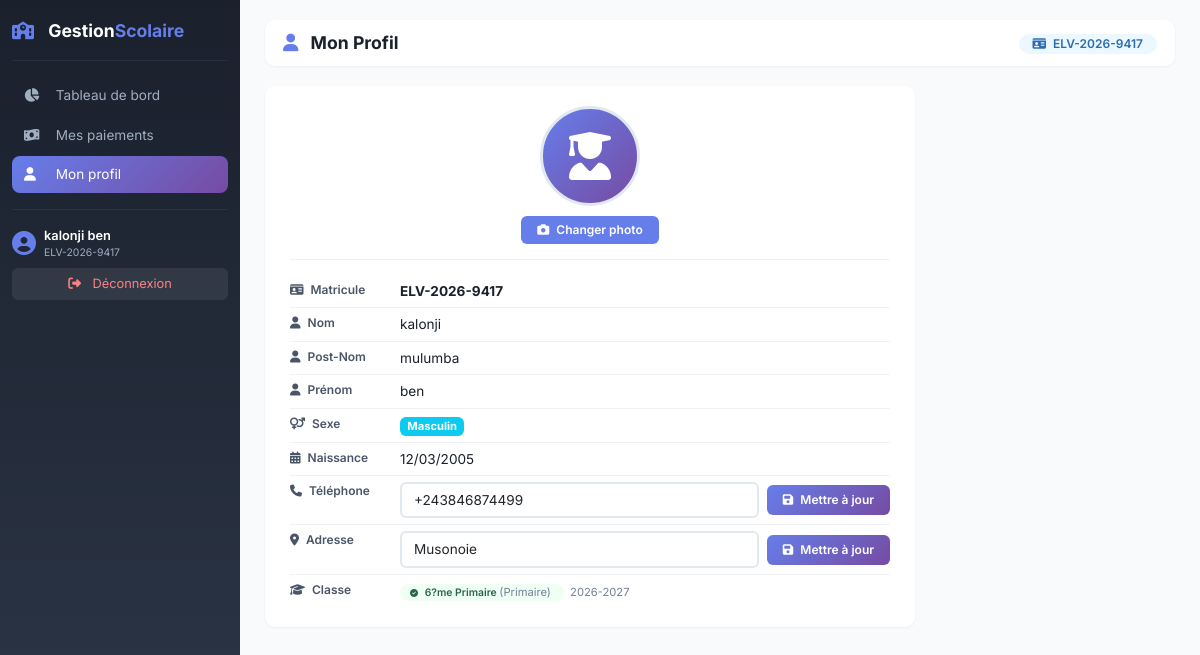
The page /gestion_paiements/uploads/eleves/profil.php (signed in) on the database its author committed.
### tables this page shows
CREATE TABLE `eleves` (
  `idEleve` int(11) NOT NULL,
  `matricule` varchar(30) NOT NULL,
  `nom` varchar(100) NOT NULL,
  `postNom` varchar(100) DEFAULT NULL,
  `prenom` varchar(100) DEFAULT NULL,
  `lieuNaissance` varchar(100) DEFAULT NULL,
  `sexe` enum('M','F') DEFAULT NULL,
  `dateNaissance` date DEFAULT NULL,
  `adresse` varchar(255) DEFAULT NULL,
  `telephone` varchar(20) DEFAULT NULL,
  `nomPere` varchar(100) DEFAULT NULL,
  `nomMere` varchar(100) DEFAULT NULL,
  `motDePasse` varchar(255) DEFAULT NULL,
  `idUtilisateur` int(11) DEFAULT NULL
);

CREATE TABLE `inscriptions` (
  `idInscription` int(11) NOT NULL,
  `idEleve` int(11) NOT NULL,
  `idClasse` int(11) NOT NULL,
  `idAnnee` int(11) NOT NULL,
  `dateInscription` date NOT NULL,
  `statut` enum('Actif','Termin?') DEFAULT 'Actif'
);

CREATE TABLE `classes` (
  `idClasse` int(11) NOT NULL,
  `nomClasse` varchar(50) NOT NULL,
  `idNiveau` int(11) NOT NULL
);

CREATE TABLE `niveaux` (
  `idNiveau` int(11) NOT NULL,
  `nomNiveau` varchar(50) NOT NULL,
  `description` text DEFAULT NULL
);

CREATE TABLE `annees_scolaires` (
  `idAnnee` int(11) NOT NULL,
  `libelle` varchar(20) NOT NULL,
  `annee` varchar(20) DEFAULT NULL,
  `active` tinyint(1) DEFAULT 1
);

### gestion_paiements/uploads/eleves/profil.php (the view, shortened to what this page needs)
<?php
$db = db();
$eleve_id = $_SESSION['eleve_id'];
$stmt = $db->prepare("SELECT * FROM eleves WHERE idEleve = :id");
$stmt->execute(['id' => $eleve_id]);
$eleve = $stmt->fetch();
$stmt = $db->prepare("
    SELECT i.*, c.nomClasse, n.nomNiveau, a.libelle as annee
    FROM inscriptions i
    JOIN classes c ON i.idClasse = c.idClasse
    JOIN niveaux n ON c.idNiveau = n.idNiveau
    JOIN annees_scolaires a ON i.idAnnee = a.idAnnee
    WHERE i.idEleve = :idEleve
    AND i.idAnnee = (SELECT idAnnee FROM annees_scolaires WHERE active = 1)
    LIMIT 1
");
$stmt->execute(['idEleve' => $eleve_id]);
$inscription = $stmt->fetch();
$photoUrl = !empty($eleve['photo']) ? '../uploads/eleves/' . $eleve['photo'] : '';
?>
<!DOCTYPE html>
<html lang="fr">
<head>
    <link href="https://cdn.jsdelivr.net/npm/bootstrap@5.3.0-alpha1/dist/css/bootstrap.min.css" rel="stylesheet">
    <link rel="stylesheet" href="https://cdnjs.cloudflare.com/ajax/libs/font-awesome/6.4.0/css/all.min.css">
</head>
<body>
<div class="sidebar" id="sidebar">
    <div class="logo">
        <i class="fas fa-school"></i>
        Gestion<span>Scolaire</span>
    </div>
    <ul class="menu">
        <li><a href="dashboard.php"><i class="fas fa-chart-pie"></i> Tableau de bord</a></li>
        <li><a href="paiements/historique.php"><i class="fas fa-money-bill-wave"></i> Mes paiements</a></li>
        <li><a href="profil.php" class="active"><i class="fas fa-user"></i> Mon profil</a></li>
    </ul>
    <div class="footer">
        <div class="user">
            <i class="fas fa-user-circle"></i>
            <div>
                <div class="name"><?php echo $_SESSION['eleve_nom'] . ' ' . $_SESSION['eleve_prenom']; ?></div>
                <div class="matricule"><?php echo $_SESSION['eleve_matricule']; ?></div>
            </div>
        </div>
        <a href="../logout.php" class="btn-logout">
            <i class="fas fa-sign-out-alt me-2"></i> Déconnexion
        </a>
    </div>
</div>
<div class="main-content">
    <div class="header">
        <h2><i class="fas fa-user"></i> Mon Profil</h2>
        <div>
            <span class="badge"><i class="fas fa-id-card me-1"></i> <?php echo $_SESSION['eleve_matricule']; ?></span>
        </div>
    </div>
    <div class="profile-card">
        <div class="photo-section">
            <div class="avatar">
                <?php if ($photoUrl && file_exists(__DIR__ . '/../' . $photoUrl)): ?>
                    <img src="<?php echo $photoUrl; ?>" alt="Photo de profil">
                <?php else: ?>
                    <i class="fas fa-user-graduate"></i>
                <?php endif; ?>
            </div>
            <div class="photo-actions">
                <form method="POST" action="" enctype="multipart/form-data" style="display:inline;">
                    <label for="photoInput" class="btn-photo upload" style="cursor:pointer;">
                        <i class="fas fa-camera me-1"></i> Changer photo
                    </label>
                </form>
            </div>
        </div>
        <div class="info-row">
            <div class="info-label"><i class="fas fa-id-card me-1"></i> Matricule</div>
            <div class="info-value"><strong><?php echo htmlspecialchars($eleve['matricule']); ?></strong></div>
        </div>
        <div class="info-row">
            <div class="info-label"><i class="fas fa-user me-1"></i> Nom</div>
            <div class="info-value"><?php echo htmlspecialchars($eleve['nom']); ?></div>
        </div>
        <div class="info-row">
            <div class="info-label"><i class="fas fa-user me-1"></i> Post-Nom</div>
            <div class="info-value"><?php echo htmlspecialchars($eleve['postNom'] ?? '-'); ?></div>
        </div>
        <div class="info-row">
            <div class="info-label"><i class="fas fa-user me-1"></i> Prénom</div>
            <div class="info-value"><?php echo htmlspecialchars($eleve['prenom']); ?></div>
        </div>
        <div class="info-row">
            <div class="info-label"><i class="fas fa-venus-mars me-1"></i> Sexe</div>
            <div class="info-value">
                <?php if ($eleve['sexe'] === 'M'): ?>
                    <span class="badge bg-info" style="font-size:0.7rem;">Masculin</span>
                <?php elseif ($eleve['sexe'] === 'F'): ?>
                    <span class="badge" style="background:#d53f8c; color:white; font-size:0.7rem;">Féminin</span>
                <?php else: ?>
                    <span class="text-muted">-</span>
                <?php endif; ?>
            </div>
        </div>
        <div class="info-row">
            <div class="info-label"><i class="fas fa-calendar-alt me-1"></i> Naissance</div>
            <div class="info-value"><?php echo $eleve['dateNaissance'] ? date('d/m/Y', strtotime($eleve['dateNaissance'])) : '-'; ?></div>
        </div>
        <div class="info-row">
            <div class="info-label"><i class="fas fa-phone me-1"></i> Téléphone</div>
            <div class="info-value">
                <form method="POST" action="" class="form-inline">
                    <input type="tel" class="form-control" name="telephone"
                           value="<?php echo htmlspecialchars($eleve['telephone'] ?? ''); ?>"
                           placeholder="+243 812 345 678">
                    <button type="submit" class="btn-edit"><i class="fas fa-save"></i> Mettre à jour</button>
                </form>
            </div>
        </div>
        <div class="info-row">
            <div class="info-label"><i class="fas fa-map-marker-alt me-1"></i> Adresse</div>
            <div class="info-value">
                <form method="POST" action="" class="form-inline">
                    <input type="text" class="form-control" name="adresse"
                           value="<?php echo htmlspecialchars($eleve['adresse'] ?? ''); ?>"
                           placeholder="Adresse complète">
                    <button type="submit" class="btn-edit"><i class="fas fa-save"></i> Mettre à jour</button>
                </form>
            </div>
        </div>
        <div class="info-row">
            <div class="info-label"><i class="fas fa-graduation-cap me-1"></i> Classe</div>
            <div class="info-value">
                <?php if ($inscription): ?>
                    <span class="badge-statut actif">
                        <i class="fas fa-check-circle me-1" style="font-size:8px;"></i>
                        <?php echo htmlspecialchars($inscription['nomClasse']); ?>
                        <span style="font-weight:400; color:#718096; font-size:0.7rem;">
                            (<?php echo htmlspecialchars($inscription['nomNiveau']); ?>)
                        </span>
                    </span>
                    <span style="font-size:0.7rem; color:#718096; margin-left:6px;">
                        <?php echo htmlspecialchars($inscription['annee']); ?>
                    </span>
                <?php else: ?>
                    <span style="color:#ed8936; font-size:0.8rem;">
                        <i class="fas fa-exclamation-triangle me-1"></i> Non inscrit
                    </span>
                <?php endif; ?>
            </div>
        </div>
    </div>
</div>
</body>
</html>

### gestion_paiements/uploads/eleves/profil.php (style rules this page uses)
* { margin: 0; padding: 0; box-sizing: border-box; }
body { font-family: 'Inter', -apple-system, BlinkMacSystemFont, sans-serif; background: #f8fafc; font-size: 14px; }
.sidebar { width: 240px; min-height: 100vh; background: linear-gradient(180deg, #1a202c 0%, #2d3748 100%); padding: 18px 12px; position: fixed; left: 0; top: 0; bottom: 0; color: white; transition: transform 0.3s ease-in-out; z-index: 1000; overflow-y: auto; }
.sidebar .logo { font-size: 1.1rem; font-weight: 700; padding-bottom: 16px; border-bottom: 1px solid rgba(255,255,255,0.06); margin-bottom: 16px; }
.sidebar .logo i { color: #667eea; margin-right: 10px; }
.sidebar .logo span { color: #667eea; }
.sidebar .menu { list-style: none; padding: 0; }
.sidebar .menu li { margin-bottom: 3px; }
.sidebar .menu li a { color: #a0aec0; text-decoration: none; padding: 8px 12px; border-radius: 8px; display: block; transition: 0.3s; font-size: 0.85rem; }
.sidebar .menu li a.active { background: linear-gradient(135deg, #667eea, #764ba2); color: white; }
.sidebar .menu li a i { width: 18px; margin-right: 10px; }
.sidebar .footer { border-top: 1px solid rgba(255,255,255,0.06); padding-top: 16px; margin-top: 16px; }
.sidebar .footer .user { display: flex; align-items: center; gap: 8px; }
.sidebar .footer .user i { font-size: 1.5rem; color: #667eea; }
.sidebar .footer .user .name { font-size: 0.8rem; font-weight: 600; }
.sidebar .footer .user .matricule { font-size: 0.65rem; color: #a0aec0; }
.sidebar .footer .btn-logout { background: rgba(255,255,255,0.08); color: #fc8181; border: none; border-radius: 6px; padding: 6px 10px; text-decoration: none; display: inline-block; margin-top: 8px; width: 100%; text-align: center; transition: 0.3s; font-size: 0.8rem; }
.main-content { margin-left: 240px; padding: 20px 25px; min-height: 100vh; }
.header { background: white; padding: 12px 18px; border-radius: 10px; box-shadow: 0 1px 3px rgba(0,0,0,0.05); display: flex; justify-content: space-between; align-items: center; margin-bottom: 20px; flex-wrap: wrap; gap: 8px; }
.header h2 { font-size: 1.1rem; font-weight: 700; color: #1a202c; margin: 0; }
.header h2 i { color: #667eea; margin-right: 8px; }
.header .badge { background: #ebf8ff; color: #2b6cb0; padding: 4px 14px; border-radius: 20px; font-size: 0.75rem; font-weight: 600; }
.profile-card { background: white; border-radius: 10px; box-shadow: 0 1px 3px rgba(0,0,0,0.05); padding: 20px 25px; max-width: 650px; }
.photo-section { display: flex; flex-direction: column; align-items: center; margin-bottom: 15px; padding-bottom: 15px; border-bottom: 1px solid #f0f2f5; }
.photo-section .avatar { width: 100px; height: 100px; border-radius: 50%; background: linear-gradient(135deg, #667eea, #764ba2); display: flex; align-items: center; justify-content: center; font-size: 3rem; color: white; overflow: hidden; object-fit: cover; border: 3px solid #e2e8f0; }
.photo-section .photo-actions { margin-top: 10px; display: flex; gap: 10px; flex-wrap: wrap; justify-content: center; }
.photo-section .photo-actions .btn-photo { padding: 5px 16px; border-radius: 6px; font-size: 0.75rem; font-weight: 600; border: none; cursor: pointer; transition: 0.3s; }
.btn-photo.upload { background: #667eea; color: white; }
.profile-card .info-row { display: flex; padding: 6px 0; border-bottom: 1px solid #f0f2f5; font-size: 0.85rem; }
.profile-card .info-row:last-child { border-bottom: none; }
.profile-card .info-label { width: 110px; font-weight: 600; color: #4a5568; font-size: 0.75rem; flex-shrink: 0; }
.profile-card .info-value { flex: 1; color: #1a202c; font-size: 0.85rem; }
.profile-card .info-value .badge-statut { padding: 2px 10px; border-radius: 20px; font-size: 0.65rem; font-weight: 600; }
.profile-card .info-value .badge-statut.actif { background: #f0fff4; color: #276749; }
.profile-card .form-control { border-radius: 6px; border: 2px solid #e2e8f0; padding: 6px 12px; font-size: 0.85rem; transition: 0.3s; width: 100%; }
.profile-card .form-inline { display: flex; gap: 8px; flex-wrap: wrap; align-items: center; }
.profile-card .form-inline .form-control { flex: 1; min-width: 150px; }
.btn-edit { background: linear-gradient(135deg, #667eea, #764ba2); color: white; border: none; padding: 6px 16px; border-radius: 6px; font-weight: 600; font-size: 0.75rem; transition: 0.3s; white-space: nowrap; }
.btn-edit i { margin-right: 4px; }

### rows shown on the page
eleves: matricule "ELV-2026-9417", nom "kalonji", postNom "mulumba", prenom "ben", dateNaissance "12/03/2005", telephone "+243846874499", adresse "Musonoie"
inscriptions: idClasse.nomClasse "6?me Primaire", niveaux.nomNiveau "Primaire", idAnnee.libelle "2026-2027"

### other values the page prints
$_SESSION['eleve_nom'] "kalonji"
$_SESSION['eleve_prenom'] "ben"
$_SESSION['eleve_matricule'] "ELV-2026-9417"
